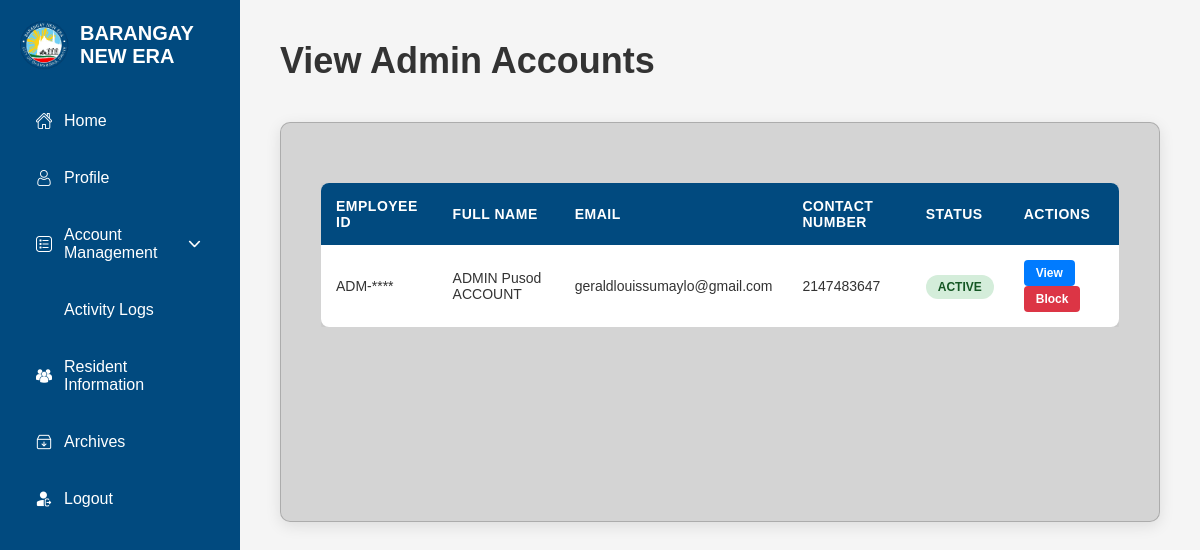
The app's page /superadmin/viewadminaccs.php (signed in), older data.
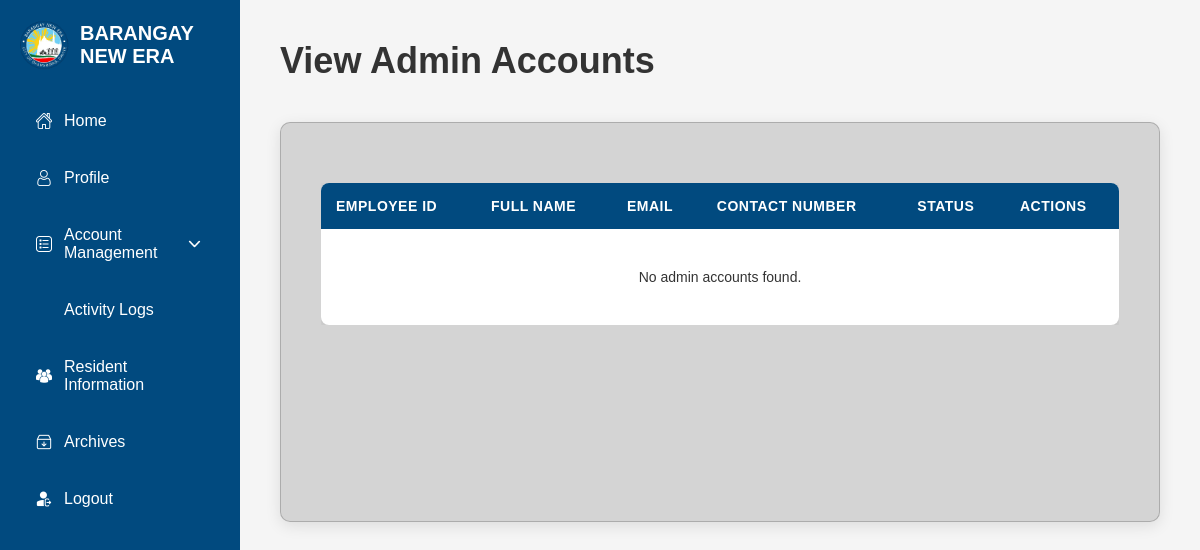
The same page, newer data.
### tables this page shows
CREATE TABLE `admintbl` (
  `AdminID` int(11) NOT NULL,
  `employeeID` varchar(255) NOT NULL,
  `lastname` varchar(255) NOT NULL,
  `firstname` varchar(255) NOT NULL,
  `middlename` varchar(255) NOT NULL,
  `suffix` varchar(255) NOT NULL,
  `birthdate` date NOT NULL,
  `age` int(11) NOT NULL,
  `contactnumber` int(11) NOT NULL,
  `email` varchar(255) NOT NULL,
  `profile_picture` varchar(255) NOT NULL,
  `password` varchar(255) NOT NULL,
  `verificationcode` int(11) NOT NULL
);

### superadmin/viewadminaccs.php (the view, shortened to what the changed rows need)
<?php
require_once '../Connection/Conn.php';
$db = $conn;
$admins = [];
try {
    $stmt = $db->prepare("SELECT adminID, employeeID, LastName, FirstName, MiddleName, Suffix, Email, ContactNumber, birthdate, age, profile_picture FROM admintbl ORDER BY LastName, FirstName");
    $stmt->execute();
    $result = $stmt->get_result();
    while ($row = $result->fetch_assoc()) {
        $admins[] = $row;
    }
} catch (Exception $e) {
    $error_message = "Error fetching admin accounts: " . $e->getMessage();
}
?>
<!DOCTYPE html>
<html lang="en">
<head>
    <link rel="stylesheet" href="viewadminaccs.css">
</head>
<body>
    <div class="sidebar">
        <div class="sidebar-logo">
            <h2>BARANGAY NEW ERA</h2>
        </div>
    </div>
    <div class="main-content">
        <div class="page-header">
            <h1>View Admin Accounts</h1>
        </div>
        <div class="container">
            <?php if (isset($error_message)): ?>
                <div class="error-message">
                    <?php echo htmlspecialchars($error_message); ?>
                </div>
            <?php else: ?>
                <div class="table-container">
                    <table class="admin-table">
                        <thead>
                            <tr>
                                <th>Employee ID</th>
                                <th>Full Name</th>
                                <th>Email</th>
                                <th>Contact Number</th>
                                <th>Status</th>
                                <th>Actions</th>
                            </tr>
                        </thead>
                        <tbody>
                            <?php if (empty($admins)): ?>
                                <tr>
                                    <td colspan="6" style="text-align: center; padding: 40px;">No admin accounts found.</td>
                                </tr>
                            <?php else: ?>
                                <?php foreach ($admins as $admin): ?>
                                    <?php
                                    $fullname = trim($admin['FirstName'] . ' ' . $admin['MiddleName'] . ' ' . $admin['LastName'] . ' ' . $admin['Suffix']);
                                    $statusClass = 'active';
                                    $statusText = 'Active';
                                    ?>
                                    <tr>
                                        <td><?php
                                    $employeeID = htmlspecialchars($admin['employeeID'] ?? 'N/A');
                                    if ($employeeID !== 'N/A' && strlen($employeeID) > 4) {
                                        $masked = substr($employeeID, 0, -4) . str_repeat('*', 4);
                                        echo $masked;
                                    } elseif ($employeeID !== 'N/A') {
                                        echo str_repeat('*', strlen($employeeID));
                                    } else {
                                        echo $employeeID;
                                    }
                                    ?></td>
                                        <td><?php echo htmlspecialchars($fullname); ?></td>
                                        <td><?php echo htmlspecialchars($admin['Email'] ?? 'N/A'); ?></td>
                                        <td><?php echo htmlspecialchars($admin['ContactNumber'] ?? 'N/A'); ?></td>
                                        <td><span class="status <?php echo $statusClass; ?>"><?php echo $statusText; ?></span></td>
                                        <td>
                                            <button class="action-btn view-btn"
                                                    data-admin-id="<?php echo htmlspecialchars($admin['adminID']); ?>"
                                                    data-employee-id="<?php echo htmlspecialchars($admin['employeeID'] ?? ''); ?>"
                                                    data-birthdate="<?php echo htmlspecialchars($admin['birthdate'] ?? ''); ?>"
                                                    data-age="<?php echo htmlspecialchars($admin['age'] ?? ''); ?>"
                                                    data-profile-picture="<?php echo htmlspecialchars($admin['profile_picture'] ?? ''); ?>"
                                                    onclick="viewAdmin(this)">View</button>
                                            <button class="action-btn block-btn" onclick="blockAdmin('<?php echo htmlspecialchars($admin['adminID']); ?>')">Block</button>
                                        </td>
                                    </tr>
                                <?php endforeach; ?>
                            <?php endif; ?>
                        </tbody>
                    </table>
                </div>
            <?php endif; ?>
        </div>
    </div>
</body>
</html>

Row changes from the older to the newer data that the page shows:
removed admintbl: employeeID "ADM-****", fullname "ADMIN Pusod ACCOUNT", email "geraldlouissumaylo@gmail.com", contactnumber "2147483647", statusText "ACTIVE"
Text that changed along with them:
text now shown: "No admin accounts found."
